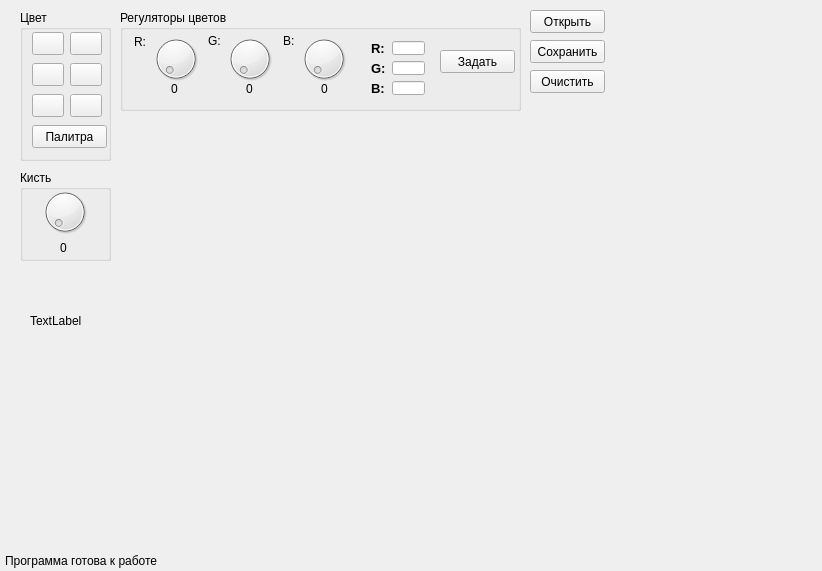
<?xml version="1.0" encoding="UTF-8"?>
<ui version="4.0">
 <class>Widget</class>
 <widget class="QWidget" name="Widget">
  <property name="geometry">
   <rect>
    <x>0</x>
    <y>0</y>
    <width>822</width>
    <height>571</height>
   </rect>
  </property>
  <property name="windowTitle">
   <string>QPaint</string>
  </property>
  <widget class="QLabel" name="label">
   <property name="geometry">
    <rect>
     <x>120</x>
     <y>120</y>
     <width>691</width>
     <height>431</height>
    </rect>
   </property>
   <property name="text">
    <string/>
   </property>
  </widget>
  <widget class="QGroupBox" name="groupBox">
   <property name="geometry">
    <rect>
     <x>20</x>
     <y>10</y>
     <width>91</width>
     <height>151</height>
    </rect>
   </property>
   <property name="title">
    <string>Цвет</string>
   </property>
   <widget class="QPushButton" name="red_color">
    <property name="geometry">
     <rect>
      <x>12</x>
      <y>22</y>
      <width>32</width>
      <height>23</height>
     </rect>
    </property>
    <property name="text">
     <string/>
    </property>
   </widget>
   <widget class="QPushButton" name="pushButton_8">
    <property name="geometry">
     <rect>
      <x>12</x>
      <y>115</y>
      <width>75</width>
      <height>23</height>
     </rect>
    </property>
    <property name="text">
     <string>Палитра</string>
    </property>
   </widget>
   <widget class="QPushButton" name="blue_color">
    <property name="geometry">
     <rect>
      <x>12</x>
      <y>84</y>
      <width>32</width>
      <height>23</height>
     </rect>
    </property>
    <property name="text">
     <string/>
    </property>
   </widget>
   <widget class="QPushButton" name="purple_color">
    <property name="geometry">
     <rect>
      <x>50</x>
      <y>84</y>
      <width>32</width>
      <height>23</height>
     </rect>
    </property>
    <property name="text">
     <string/>
    </property>
   </widget>
   <widget class="QPushButton" name="green_color">
    <property name="geometry">
     <rect>
      <x>50</x>
      <y>53</y>
      <width>32</width>
      <height>23</height>
     </rect>
    </property>
    <property name="text">
     <string/>
    </property>
   </widget>
   <widget class="QPushButton" name="yellow_color">
    <property name="geometry">
     <rect>
      <x>12</x>
      <y>53</y>
      <width>32</width>
      <height>23</height>
     </rect>
    </property>
    <property name="text">
     <string/>
    </property>
   </widget>
   <widget class="QPushButton" name="orange_color">
    <property name="geometry">
     <rect>
      <x>50</x>
      <y>22</y>
      <width>32</width>
      <height>23</height>
     </rect>
    </property>
    <property name="text">
     <string/>
    </property>
   </widget>
  </widget>
  <widget class="QGroupBox" name="groupBox_2">
   <property name="geometry">
    <rect>
     <x>120</x>
     <y>10</y>
     <width>401</width>
     <height>101</height>
    </rect>
   </property>
   <property name="title">
    <string>Регуляторы цветов</string>
   </property>
   <widget class="QLabel" name="Value_1">
    <property name="geometry">
     <rect>
      <x>51</x>
      <y>71</y>
      <width>21</width>
      <height>16</height>
     </rect>
    </property>
    <property name="text">
     <string>0</string>
    </property>
   </widget>
   <widget class="QLabel" name="Value_3">
    <property name="geometry">
     <rect>
      <x>201</x>
      <y>71</y>
      <width>21</width>
      <height>16</height>
     </rect>
    </property>
    <property name="text">
     <string>0</string>
    </property>
   </widget>
   <widget class="QLabel" name="Value_2">
    <property name="geometry">
     <rect>
      <x>126</x>
      <y>71</y>
      <width>21</width>
      <height>16</height>
     </rect>
    </property>
    <property name="text">
     <string>0</string>
    </property>
   </widget>
   <widget class="QPushButton" name="setcolor">
    <property name="geometry">
     <rect>
      <x>320</x>
      <y>40</y>
      <width>75</width>
      <height>23</height>
     </rect>
    </property>
    <property name="text">
     <string>Задать</string>
    </property>
   </widget>
   <widget class="QDial" name="G">
    <property name="geometry">
     <rect>
      <x>105</x>
      <y>23</y>
      <width>50</width>
      <height>52</height>
     </rect>
    </property>
    <property name="maximum">
     <number>255</number>
    </property>
   </widget>
   <widget class="QLabel" name="G_L">
    <property name="geometry">
     <rect>
      <x>88</x>
      <y>23</y>
      <width>16</width>
      <height>16</height>
     </rect>
    </property>
    <property name="text">
     <string>G:</string>
    </property>
   </widget>
   <widget class="QLabel" name="R_L_2">
    <property name="geometry">
     <rect>
      <x>14</x>
      <y>24</y>
      <width>16</width>
      <height>16</height>
     </rect>
    </property>
    <property name="text">
     <string>R:</string>
    </property>
   </widget>
   <widget class="QDial" name="R">
    <property name="geometry">
     <rect>
      <x>31</x>
      <y>24</y>
      <width>50</width>
      <height>50</height>
     </rect>
    </property>
    <property name="maximum">
     <number>255</number>
    </property>
   </widget>
   <widget class="QDial" name="B">
    <property name="geometry">
     <rect>
      <x>179</x>
      <y>23</y>
      <width>50</width>
      <height>52</height>
     </rect>
    </property>
    <property name="maximum">
     <number>255</number>
    </property>
   </widget>
   <widget class="QLabel" name="B_L">
    <property name="geometry">
     <rect>
      <x>163</x>
      <y>23</y>
      <width>16</width>
      <height>16</height>
     </rect>
    </property>
    <property name="text">
     <string>B:</string>
    </property>
   </widget>
   <widget class="QWidget" name="layoutWidget">
    <property name="geometry">
     <rect>
      <x>240</x>
      <y>20</y>
      <width>76</width>
      <height>76</height>
     </rect>
    </property>
    <layout class="QHBoxLayout" name="horizontalLayout">
     <item>
      <layout class="QVBoxLayout" name="verticalLayout_2">
       <item>
        <widget class="QLabel" name="R_L_3">
         <property name="text">
          <string>&lt;html&gt;&lt;head/&gt;&lt;body&gt;&lt;p&gt;&lt;span style=&quot; font-size:10pt; font-weight:600;&quot;&gt;R:&lt;/span&gt;&lt;/p&gt;&lt;/body&gt;&lt;/html&gt;</string>
         </property>
        </widget>
       </item>
       <item>
        <widget class="QLabel" name="G_L_2">
         <property name="text">
          <string>&lt;html&gt;&lt;head/&gt;&lt;body&gt;&lt;p&gt;&lt;span style=&quot; font-size:10pt; font-weight:600;&quot;&gt;G:&lt;/span&gt;&lt;/p&gt;&lt;/body&gt;&lt;/html&gt;</string>
         </property>
        </widget>
       </item>
       <item>
        <widget class="QLabel" name="B_L_2">
         <property name="text">
          <string>&lt;html&gt;&lt;head/&gt;&lt;body&gt;&lt;p&gt;&lt;span style=&quot; font-size:10pt; font-weight:600;&quot;&gt;B:&lt;/span&gt;&lt;/p&gt;&lt;/body&gt;&lt;/html&gt;</string>
         </property>
        </widget>
       </item>
      </layout>
     </item>
     <item>
      <layout class="QVBoxLayout" name="verticalLayout">
       <item>
        <widget class="QLineEdit" name="lineEdit"/>
       </item>
       <item>
        <widget class="QLineEdit" name="lineEdit_2"/>
       </item>
       <item>
        <widget class="QLineEdit" name="lineEdit_3"/>
       </item>
      </layout>
     </item>
    </layout>
   </widget>
  </widget>
  <widget class="QLabel" name="info">
   <property name="geometry">
    <rect>
     <x>5</x>
     <y>551</y>
     <width>810</width>
     <height>20</height>
    </rect>
   </property>
   <property name="text">
    <string>Программа готова к работе</string>
   </property>
  </widget>
  <widget class="QPushButton" name="open">
   <property name="geometry">
    <rect>
     <x>530</x>
     <y>10</y>
     <width>75</width>
     <height>23</height>
    </rect>
   </property>
   <property name="text">
    <string>Открыть</string>
   </property>
  </widget>
  <widget class="QPushButton" name="save">
   <property name="geometry">
    <rect>
     <x>530</x>
     <y>40</y>
     <width>75</width>
     <height>23</height>
    </rect>
   </property>
   <property name="text">
    <string>Сохранить</string>
   </property>
  </widget>
  <widget class="QPushButton" name="clear_pixmap">
   <property name="geometry">
    <rect>
     <x>530</x>
     <y>70</y>
     <width>75</width>
     <height>23</height>
    </rect>
   </property>
   <property name="text">
    <string>Очистить</string>
   </property>
  </widget>
  <widget class="QGroupBox" name="groupBox_3">
   <property name="geometry">
    <rect>
     <x>20</x>
     <y>170</y>
     <width>91</width>
     <height>91</height>
    </rect>
   </property>
   <property name="title">
    <string>Кисть</string>
   </property>
   <widget class="QLabel" name="label_2">
    <property name="geometry">
     <rect>
      <x>40</x>
      <y>70</y>
      <width>31</width>
      <height>16</height>
     </rect>
    </property>
    <property name="text">
     <string>0</string>
    </property>
   </widget>
   <widget class="QDial" name="pen_dial">
    <property name="geometry">
     <rect>
      <x>20</x>
      <y>10</y>
      <width>50</width>
      <height>64</height>
     </rect>
    </property>
   </widget>
  </widget>
  <widget class="QLabel" name="label_3">
   <property name="geometry">
    <rect>
     <x>30</x>
     <y>290</y>
     <width>61</width>
     <height>61</height>
    </rect>
   </property>
   <property name="text">
    <string>TextLabel</string>
   </property>
  </widget>
 </widget>
 <layoutdefault spacing="6" margin="11"/>
 <resources/>
 <connections/>
</ui>
